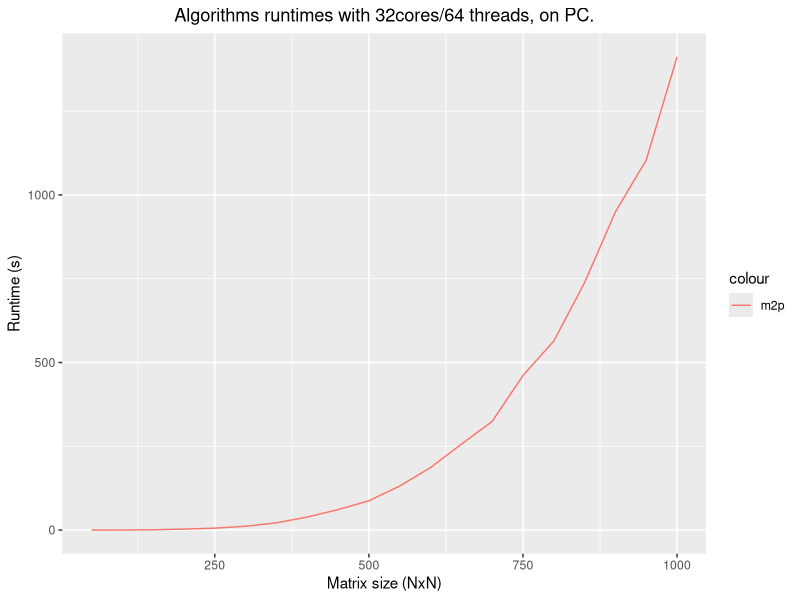

R code for this plot:
#!/usr/bin/Rscript

library(ggplot2)

df <- read.table("timings_GPU.dat", sep = "", header = FALSE)

names(df) <- c('N','m2p')

p <- ggplot(df, aes(N)) +
        geom_line(aes(y = m2p, colour = "m2p")) +
        ggtitle("Algorithms runtimes with 32cores/64 threads, on PC.") +
        theme(plot.title = element_text(hjust = 0.5)) +
        xlab("Matrix size (NxN)") + ylab("Runtime (s)")

ggsave("timings_GPU.pdf", plot = p)
